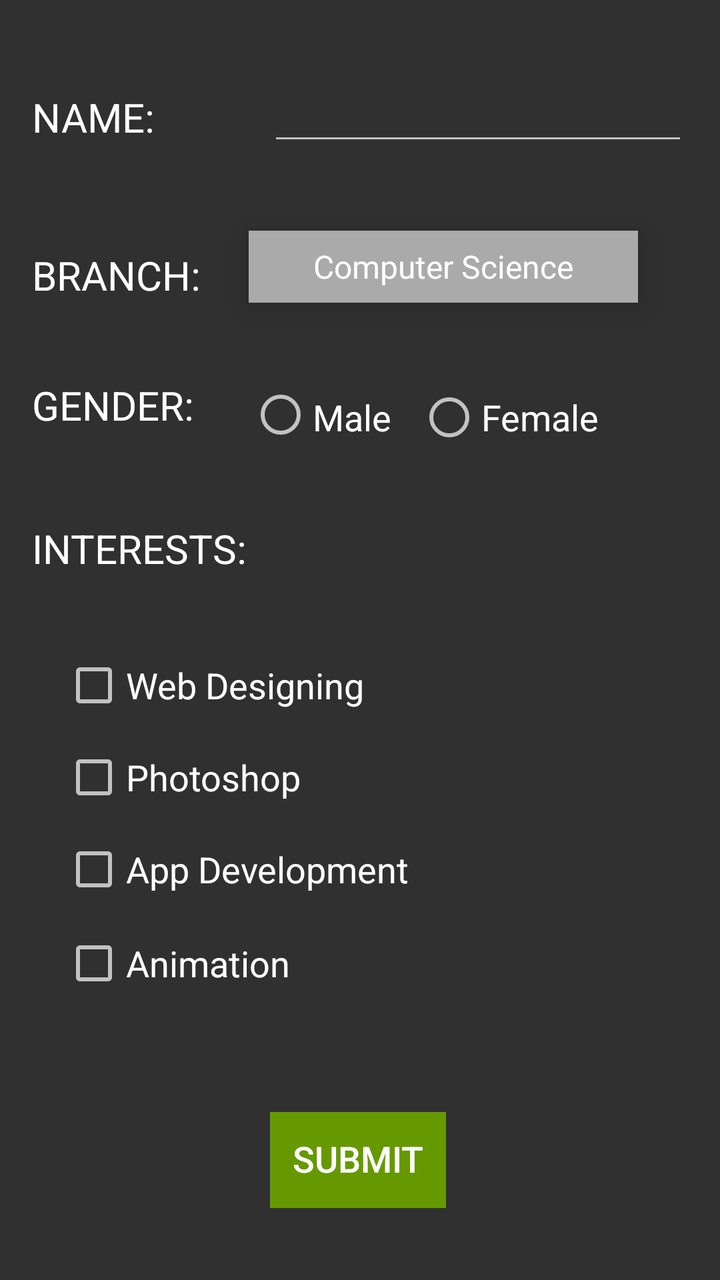
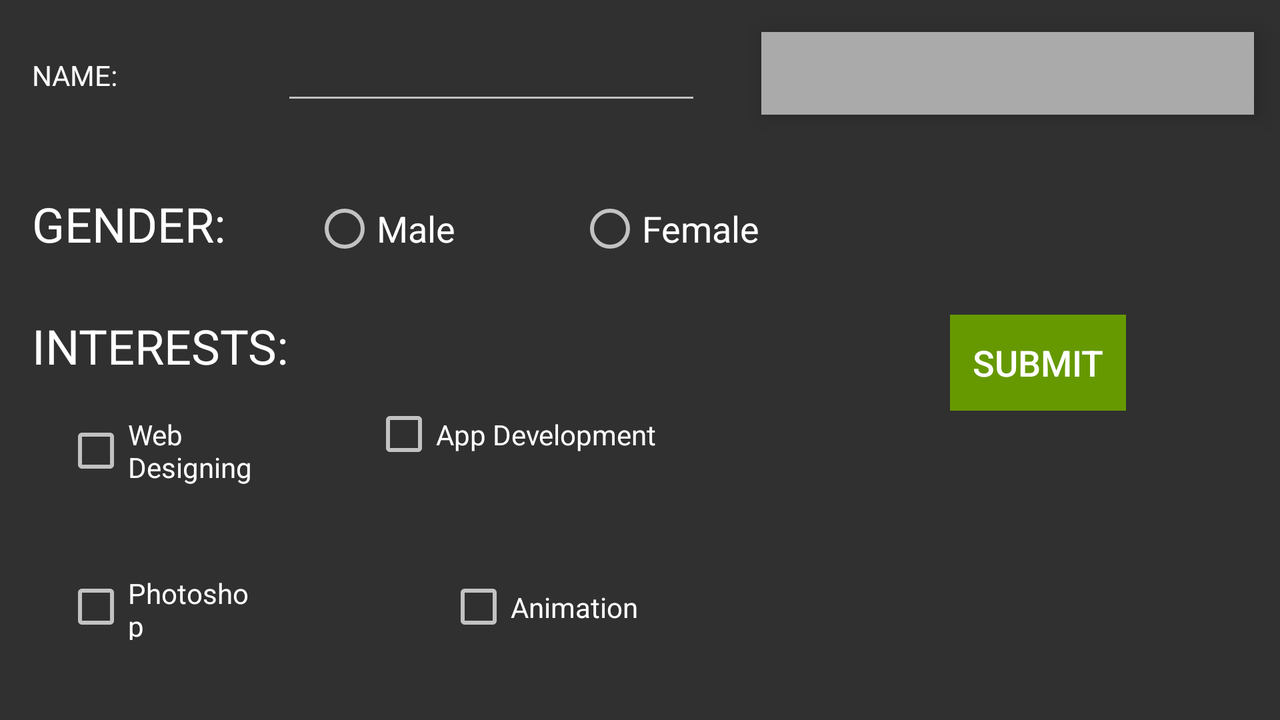

First picture: res/layout/ on a phone held upright. Second picture: the repository's own variant of that layout, on a device whose configuration matches the variant's folder. Source for both follows.
<!-- AndroidManifest.xml: application theme Base.Theme.AppCompat -->
<!-- res/layout/add_student.xml -->
<?xml version="1.0" encoding="utf-8"?>
<android.support.constraint.ConstraintLayout xmlns:android="http://schemas.android.com/apk/res/android"
    xmlns:app="http://schemas.android.com/apk/res-auto"
    xmlns:tools="http://schemas.android.com/tools"
    android:layout_width="match_parent"
    android:layout_height="match_parent"
    tools:context="com.project.iedc.studentapp.add_student"
    tools:layout_editor_absoluteX="0dp"
    tools:layout_editor_absoluteY="81dp">

    <EditText
        android:id="@+id/form_name"
        android:layout_width="0dp"
        android:layout_height="44dp"
        android:ems="10"
        android:inputType="textPersonName"
        android:layout_marginEnd="16dp"
        tools:layout_constraintTop_creator="1"
        tools:layout_constraintRight_creator="1"
        tools:layout_constraintBottom_creator="1"
        app:layout_constraintBottom_toTopOf="@+id/spinner"
        app:layout_constraintRight_toRightOf="parent"
        android:layout_marginTop="32dp"
        android:layout_marginBottom="36dp"
        app:layout_constraintTop_toTopOf="parent" />

    <TextView
        android:id="@+id/textview1"
        android:layout_width="wrap_content"
        android:layout_height="31dp"
        android:layout_marginStart="16dp"
        android:shadowColor="@android:color/darker_gray"
        android:text="@string/name"
        android:textColor="@android:color/background_light"
        android:textColorLink="@color/colorAccent"
        android:textSize="20sp"
        tools:layout_constraintTop_creator="1"
        tools:layout_constraintBottom_creator="1"
        app:layout_constraintBottom_toTopOf="@+id/textView7"
        android:layout_marginTop="45dp"
        tools:layout_constraintLeft_creator="1"
        android:layout_marginBottom="48dp"
        app:layout_constraintLeft_toLeftOf="parent"
        app:layout_constraintTop_toTopOf="parent" />

    <Spinner
        android:id="@+id/spinner"
        android:layout_width="0dp"
        android:layout_height="36dp"
        android:background="@android:color/darker_gray"
        android:clipToPadding="false"
        android:dropDownWidth="wrap_content"
        android:elevation="8dp"
        android:entries="@array/branchlist"
        android:fadeScrollbars="true"
        android:paddingVertical="2dp"
        android:pointerIcon="arrow"
        android:popupBackground="@android:color/darker_gray"
        android:soundEffectsEnabled="true"
        android:spinnerMode="dropdown"
        android:textAlignment="center"
        tools:layout_constraintTop_creator="1"
        tools:layout_constraintRight_creator="1"
        tools:layout_constraintBottom_creator="1"
        app:layout_constraintBottom_toTopOf="@+id/gendergrp"
        android:layout_marginStart="24dp"
        android:layout_marginEnd="25dp"
        app:layout_constraintRight_toRightOf="@+id/form_name"
        android:layout_marginTop="36dp"
        app:layout_constraintTop_toBottomOf="@+id/textview1"
        tools:layout_constraintLeft_creator="1"
        android:layout_marginBottom="38dp"
        app:layout_constraintLeft_toRightOf="@+id/textView7" />

    <TextView
        android:id="@+id/textView2"
        android:layout_width="wrap_content"
        android:layout_height="wrap_content"
        android:layout_marginStart="16dp"
        android:text="@string/gender"
        android:textAllCaps="true"
        android:textColor="@android:color/background_light"
        android:textSize="20sp"
        tools:layout_constraintTop_creator="1"
        android:layout_marginTop="38dp"
        app:layout_constraintTop_toBottomOf="@+id/textView7"
        tools:layout_constraintLeft_creator="1"
        app:layout_constraintLeft_toLeftOf="parent" />

    <Button
        android:id="@+id/subbtn"
        style="@style/Widget.AppCompat.Button.Borderless.Colored"
        android:layout_width="wrap_content"
        android:layout_height="wrap_content"
        android:background="@android:color/holo_green_dark"
        android:elegantTextHeight="true"
        android:ellipsize="none"
        android:text="@string/submit"
        android:textColor="@android:color/background_light"
        android:textSize="18sp"
        android:layout_marginStart="135dp"
        tools:layout_constraintBottom_creator="1"
        app:layout_constraintBottom_toBottomOf="parent"
        tools:layout_constraintLeft_creator="1"
        android:layout_marginBottom="36dp"
        app:layout_constraintLeft_toLeftOf="parent" />

    <TextView
        android:id="@+id/textView3"
        android:layout_width="wrap_content"
        android:layout_height="wrap_content"
        android:layout_marginStart="16dp"
        android:accessibilityTraversalAfter="@+id/text"
        android:text="@string/interests"
        android:textColor="@android:color/background_light"
        android:textSize="20sp"
        tools:layout_constraintTop_creator="1"
        android:layout_marginTop="21dp"
        app:layout_constraintTop_toBottomOf="@+id/gendergrp"
        tools:layout_constraintLeft_creator="1"
        app:layout_constraintLeft_toLeftOf="parent" />

    <CheckBox
        android:id="@+id/webdes"
        android:layout_width="wrap_content"
        android:layout_height="wrap_content"
        android:layout_marginStart="31dp"
        android:text="@string/web_designing"
        android:textSize="18sp"
        tools:layout_constraintTop_creator="1"
        tools:layout_constraintBottom_creator="1"
        app:layout_constraintBottom_toBottomOf="parent"
        android:layout_marginTop="263dp"
        tools:layout_constraintLeft_creator="1"
        android:layout_marginBottom="263dp"
        app:layout_constraintLeft_toLeftOf="parent"
        app:layout_constraintTop_toTopOf="@+id/textview1" />

    <CheckBox
        android:id="@+id/photo"
        android:layout_width="wrap_content"
        android:layout_height="wrap_content"
        android:text="@string/photoshop"
        android:textSize="18sp"
        tools:layout_constraintTop_creator="1"
        android:layout_marginTop="14dp"
        app:layout_constraintTop_toBottomOf="@+id/webdes"
        tools:layout_constraintLeft_creator="1"
        app:layout_constraintLeft_toLeftOf="@+id/webdes" />

    <CheckBox
        android:id="@+id/appdev"
        android:layout_width="wrap_content"
        android:layout_height="wrap_content"
        android:text="@string/app_development"
        android:textSize="18sp"
        tools:layout_constraintTop_creator="1"
        android:layout_marginTop="14dp"
        app:layout_constraintTop_toBottomOf="@+id/photo"
        tools:layout_constraintLeft_creator="1"
        app:layout_constraintLeft_toLeftOf="@+id/photo" />

    <CheckBox
        android:id="@+id/anim"
        android:layout_width="wrap_content"
        android:layout_height="wrap_content"
        android:text="@string/animation"
        android:textSize="18sp"
        tools:layout_constraintTop_creator="1"
        android:layout_marginTop="15dp"
        app:layout_constraintTop_toBottomOf="@+id/appdev"
        tools:layout_constraintLeft_creator="1"
        app:layout_constraintLeft_toLeftOf="@+id/appdev" />

    <TextView
        android:id="@+id/textView7"
        android:layout_width="wrap_content"
        android:layout_height="wrap_content"
        android:layout_marginStart="16dp"
        android:text="BRANCH:"
        android:textColor="@android:color/background_light"
        android:textSize="20sp"
        tools:layout_constraintTop_creator="1"
        android:layout_marginTop="124dp"
        tools:layout_constraintLeft_creator="1"
        app:layout_constraintLeft_toLeftOf="parent"
        app:layout_constraintTop_toTopOf="parent" />

    <RadioGroup
        android:id="@+id/gendergrp"
        android:layout_width="wrap_content"
        android:layout_height="47dp"
        android:checkedButton="@+id/rbMale"
        android:orientation="horizontal"
        android:layout_marginStart="1dp"
        tools:layout_constraintTop_creator="1"
        tools:layout_constraintBottom_creator="1"
        app:layout_constraintBottom_toBottomOf="@+id/textView2"
        app:layout_constraintTop_toBottomOf="@+id/textView2"
        tools:layout_constraintLeft_creator="1"
        app:layout_constraintLeft_toRightOf="@+id/textView3">

        <RadioButton
            android:id="@+id/rbmale"
            android:layout_width="wrap_content"
            android:layout_height="wrap_content"
            android:layout_marginBottom="25dp"
            android:layout_marginEnd="13dp"
            android:text="@string/male"
            android:textSize="18sp"
            app:layout_constraintBottom_toTopOf="@+id/textView3"
            app:layout_constraintRight_toLeftOf="@+id/rbfemale"
            tools:layout_constraintBottom_creator="1"
            tools:layout_constraintRight_creator="1" />

        <RadioButton
            android:id="@+id/rbfemale"
            android:layout_width="wrap_content"
            android:layout_height="wrap_content"
            android:layout_marginEnd="32dp"
            android:text="@string/female"
            android:textSize="18sp"
            app:layout_constraintBaseline_toBaselineOf="@+id/rbmale"
            app:layout_constraintRight_toRightOf="parent"
            tools:layout_constraintBaseline_creator="1"
            tools:layout_constraintRight_creator="1" />
    </RadioGroup>


</android.support.constraint.ConstraintLayout>
<!-- resources referenced by this layout -->
<resources>
  <string-array name="branchlist">
          <item>Computer Science</item>
          <item>Mechanical</item>
          <item>Mechanical Production</item>
          <item>Electronics and Communication</item>
          <item>Electrical and Electronics</item>
          <item>Chemical</item>
          <item>Civil</item>
          <item>Architecture</item>
      </string-array>
  <color name="colorAccent">#ff4081</color>
  <string name="animation">Animation</string>
  <string name="app_development">App Development</string>
  <string name="female">Female</string>
  <string name="gender">GENDER:</string>
  <string name="interests">INTERESTS:</string>
  <string name="male">Male</string>
  <string name="name">NAME:</string>
  <string name="photoshop">Photoshop</string>
  <string name="submit">SUBMIT</string>
  <string name="web_designing">Web Designing</string>
</resources>
<!-- res/layout-land/add_student.xml (the author's variant of the layout above) -->
<!-- drawn on the phone turned sideways -->
<?xml version="1.0" encoding="utf-8"?>
<android.support.constraint.ConstraintLayout xmlns:android="http://schemas.android.com/apk/res/android"
    xmlns:app="http://schemas.android.com/apk/res-auto"
    xmlns:tools="http://schemas.android.com/tools"
    android:layout_width="match_parent"
    android:layout_height="match_parent"
    tools:context="com.project.iedc.studentapp.add_student"
    tools:layout_editor_absoluteY="73dp"
    tools:layout_editor_absoluteX="0dp">

    <EditText
        android:id="@+id/form_name"
        android:layout_width="wrap_content"
        android:layout_height="wrap_content"
        android:ems="10"
        android:inputType="textPersonName"
        android:layout_marginEnd="98dp"
        app:layout_constraintRight_toLeftOf="@+id/subbtn"
        tools:layout_constraintTop_creator="1"
        tools:layout_constraintRight_creator="1"
        android:layout_marginStart="98dp"
        android:layout_marginTop="16dp"
        tools:layout_constraintLeft_creator="1"
        app:layout_constraintLeft_toLeftOf="@+id/gender"
        app:layout_constraintTop_toTopOf="parent" />

    <TextView
        android:id="@+id/textview1"
        android:layout_width="0dp"
        android:layout_height="31dp"
        android:layout_marginEnd="25dp"
        android:layout_marginStart="16dp"
        android:shadowColor="@android:color/darker_gray"
        android:text="@string/name"
        android:textColor="@android:color/background_light"
        android:textColorLink="@color/colorAccent"
        tools:textSize="24sp"
        app:layout_constraintRight_toLeftOf="@+id/form_name"
        tools:layout_constraintTop_creator="1"
        tools:layout_constraintRight_creator="1"
        android:layout_marginTop="28dp"
        tools:layout_constraintLeft_creator="1"
        app:layout_constraintLeft_toLeftOf="parent"
        app:layout_constraintTop_toTopOf="parent" />

    <Spinner
        android:id="@+id/spinner"
        android:layout_width="0dp"
        android:layout_height="0dp"
        android:layout_marginEnd="13dp"
        android:layout_marginStart="30dp"
        android:background="@android:color/darker_gray"
        android:clipToPadding="false"
        android:dropDownWidth="wrap_content"
        android:elevation="8dp"
        android:fadeScrollbars="true"
        android:paddingVertical="2dp"
        android:pointerIcon="arrow"
        android:popupBackground="@android:color/darker_gray"
        android:soundEffectsEnabled="true"
        android:spinnerMode="dropdown"
        android:textAlignment="center"
        tools:layout_constraintTop_creator="1"
        tools:layout_constraintRight_creator="1"
        tools:layout_constraintBottom_creator="1"
        app:layout_constraintBottom_toBottomOf="@+id/form_name"
        app:layout_constraintRight_toRightOf="parent"
        tools:layout_constraintLeft_creator="1"
        app:layout_constraintTop_toTopOf="@+id/form_name"
        app:layout_constraintLeft_toRightOf="@+id/form_name" />


    <RadioButton
        android:id="@+id/radmale"
        android:layout_width="0dp"
        android:layout_height="36dp"
        android:text="@string/male"
        android:textSize="18sp"
        app:layout_constraintRight_toLeftOf="@+id/radfemale"
        tools:layout_constraintRight_creator="1"
        android:layout_marginStart="31dp"
        android:layout_marginEnd="28dp"
        app:layout_constraintBaseline_toBaselineOf="@+id/radfemale"
        tools:layout_constraintBaseline_creator="1"
        tools:layout_constraintLeft_creator="1"
        app:layout_constraintLeft_toRightOf="@+id/gender" />

    <RadioButton
        android:id="@+id/radfemale"
        android:layout_width="0dp"
        android:layout_height="36dp"
        android:layout_marginEnd="135dp"
        android:layout_marginStart="134dp"
        android:text="@string/female"
        android:textSize="18sp"
        tools:layout_constraintTop_creator="1"
        tools:layout_constraintRight_creator="1"
        app:layout_constraintRight_toRightOf="@+id/subbtn"
        android:layout_marginTop="39dp"
        app:layout_constraintTop_toBottomOf="@+id/form_name"
        tools:layout_constraintLeft_creator="1"
        app:layout_constraintLeft_toRightOf="@+id/webdes" />

    <Button
        android:id="@+id/subbtn"
        style="@style/Widget.AppCompat.Button.Borderless"
        android:layout_width="wrap_content"
        android:layout_height="wrap_content"
        android:background="@android:color/holo_green_dark"
        android:text="@string/submit"
        android:textColor="@android:color/background_light"
        android:textSize="18sp"
        tools:layout_constraintTop_creator="1"
        tools:layout_constraintRight_creator="1"
        android:layout_marginEnd="77dp"
        app:layout_constraintRight_toRightOf="parent"
        android:layout_marginTop="25dp"
        app:layout_constraintTop_toBottomOf="@+id/radfemale" />

    <TextView
        android:id="@+id/textView3"
        android:layout_width="wrap_content"
        android:layout_height="wrap_content"
        android:layout_marginStart="16dp"
        android:accessibilityTraversalAfter="@+id/text"
        android:text="@string/interests"
        android:textColor="@android:color/background_light"
        android:textSize="24sp"
        tools:layout_constraintTop_creator="1"
        android:layout_marginTop="26dp"
        app:layout_constraintTop_toBottomOf="@+id/gender"
        tools:layout_constraintLeft_creator="1"
        app:layout_constraintLeft_toLeftOf="parent" />

    <CheckBox
        android:id="@+id/webdes"
        android:layout_width="0dp"
        android:layout_height="37dp"
        android:text="@string/web_designing"
        android:layout_marginStart="32dp"
        android:layout_marginEnd="31dp"
        app:layout_constraintRight_toLeftOf="@+id/appdev"
        tools:layout_constraintTop_creator="1"
        tools:layout_constraintRight_creator="1"
        android:layout_marginTop="18dp"
        app:layout_constraintTop_toBottomOf="@+id/textView3"
        tools:layout_constraintLeft_creator="1"
        app:layout_constraintLeft_toLeftOf="parent" />

    <CheckBox
        android:id="@+id/photo"
        android:layout_width="0dp"
        android:layout_height="33dp"
        android:text="@string/photoshop"
        tools:layout_constraintTop_creator="1"
        tools:layout_constraintRight_creator="1"
        tools:layout_constraintBottom_creator="1"
        android:layout_marginStart="32dp"
        app:layout_constraintBottom_toBottomOf="parent"
        android:layout_marginEnd="23dp"
        app:layout_constraintRight_toRightOf="@+id/webdes"
        android:layout_marginTop="19dp"
        app:layout_constraintTop_toBottomOf="@+id/webdes"
        tools:layout_constraintLeft_creator="1"
        android:layout_marginBottom="16dp"
        app:layout_constraintLeft_toLeftOf="parent" />

    <CheckBox
        android:id="@+id/appdev"
        android:layout_width="0dp"
        android:layout_height="37dp"
        android:text="@string/app_development"
        android:layout_marginStart="186dp"
        android:layout_marginEnd="186dp"
        tools:layout_constraintRight_creator="1"
        app:layout_constraintRight_toRightOf="@+id/subbtn"
        app:layout_constraintBaseline_toBaselineOf="@+id/webdes"
        tools:layout_constraintBaseline_creator="1"
        tools:layout_constraintLeft_creator="1"
        app:layout_constraintLeft_toLeftOf="parent" />

    <CheckBox
        android:id="@+id/anim"
        android:layout_width="170dp"
        android:layout_height="0dp"
        android:text="@string/animation"
        android:layout_marginStart="72dp"
        app:layout_constraintRight_toLeftOf="@+id/subbtn"
        tools:layout_constraintTop_creator="1"
        tools:layout_constraintRight_creator="1"
        tools:layout_constraintBottom_creator="1"
        app:layout_constraintBottom_toBottomOf="@+id/photo"
        android:layout_marginEnd="71dp"
        tools:layout_constraintLeft_creator="1"
        app:layout_constraintLeft_toLeftOf="@+id/form_name"
        app:layout_constraintTop_toTopOf="@+id/photo" />



    <TextView
        android:id="@+id/gender"
        android:layout_width="0dp"
        android:layout_height="35dp"
        android:text="@string/gender"
        android:textSize="24sp"
        android:textColor="@android:color/background_light"
        tools:layout_constraintRight_creator="1"
        android:layout_marginStart="16dp"
        android:layout_marginEnd="19dp"
        app:layout_constraintRight_toRightOf="@+id/textView3"
        app:layout_constraintBaseline_toBaselineOf="@+id/radmale"
        tools:layout_constraintBaseline_creator="1"
        tools:layout_constraintLeft_creator="1"
        app:layout_constraintLeft_toLeftOf="parent" />

</android.support.constraint.ConstraintLayout>
<!-- resources referenced by the variant -->
<!-- as the phone turned sideways resolves them -->
<resources>
  <color name="colorAccent">#ff4081</color>
  <string name="animation">Animation</string>
  <string name="app_development">App Development</string>
  <string name="female">Female</string>
  <string name="gender">GENDER:</string>
  <string name="interests">INTERESTS:</string>
  <string name="male">Male</string>
  <string name="name">NAME:</string>
  <string name="photoshop">Photoshop</string>
  <string name="submit">SUBMIT</string>
  <string name="web_designing">Web Designing</string>
</resources>
